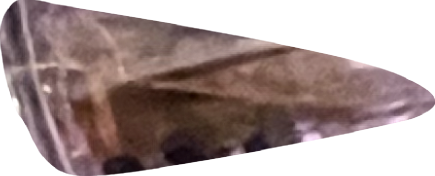
#> input picture realtestmask.png, 435 x 176 px
$ python -i train_data_process.py   (imports and definitions only)
#> lines starting #> are read from the running program, lines starting #| are printed output that depends on the picture; after the words box and inside, x2 and y2 are one past the last pixel; in counts of white or black regions, pixels touching at a corner belong together
import os
import numpy as np
import csv
import hashlib
from PIL import Image
import cv2

def filter_largest_region(alpha_channel, min_size=500):
    """
    只保留面积最大的连通区域，去除所有其他小的噪点。
    使用OpenCV的连通区域分析来过滤掉小的噪声。
    """
    num_labels, labels, stats, _ = cv2.connectedComponentsWithStats(alpha_channel, connectivity=8)

    if num_labels <= 1:
        return alpha_channel

    filtered_image = np.zeros_like(alpha_channel, dtype=np.uint8)

    for i in range(1, num_labels):
        area = stats[i, cv2.CC_STAT_AREA]
        if area >= min_size:
            filtered_image[labels == i] = 255

    return filtered_image


def crop_and_resize_image(image_path, output_path, target_size=(512, 512), object_ratio=0.9, min_region_size=500, alpha_threshold=128):
#> called with image_path = 'realtestmask.png', output_path = 'out.png', target_size = (512, 512), object_ratio = 0.9, min_region_size = 500, alpha_threshold = 128
    with Image.open(image_path) as img:
#> img is the input picture: PIL image 435x176 RGBA; mean R, G, B, A 82.9, 65.6, 63.6, 162.8
        if img.mode != 'RGBA':
            img = img.convert('RGBA')

        img_array = np.array(img)
        alpha_channel = img_array[:, :, 3]
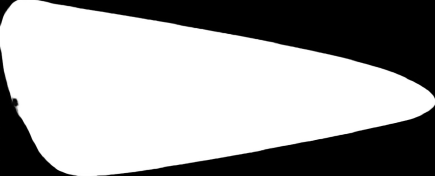
#> alpha_channel: shape (176, 435); min 0, max 255, mean 162.8
        alpha_channel = np.where(alpha_channel > alpha_threshold, 255, 0).astype(np.uint8)
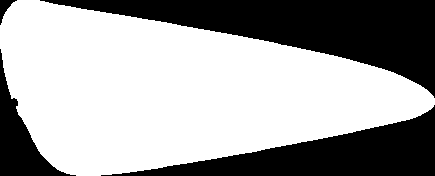
#> alpha_channel: shape (176, 435); 63.8% white; 4 black regions, box (x1, y1, x2, y2) and area: (40, 0, 435, 98) 15161, (101, 105, 435, 176) 9483, (0, 49, 76, 176) 2892, (0, 0, 17, 25) 163
        largest_alpha = filter_largest_region(alpha_channel, min_size=min_region_size)
#> in filter_largest_region, `num_labels, labels, stats, _ = cv2.connectedComponentsWithStats(alpha_..`: num_labels = 2; stats = [[0, 0, 435, 176, 27699], [0, 0, 435, 176, 48861]]
#> the loop in filter_largest_region, `for i in range(1, num_labels):` made 1 pass
#> area on pass 1: 48861
        non_transparent = np.where(largest_alpha > 0)
#> non_transparent = 48861 positions, rows 0 to 175, columns 0 to 434

        if len(non_transparent[0]) == 0 or len(non_transparent[1]) == 0:
            resized_img = img.resize(target_size, Image.Resampling.LANCZOS)
            resized_img.save(output_path, "PNG")
            return

        top, bottom = np.min(non_transparent[0]), np.max(non_transparent[0])
#> top = 0; bottom = 175
        left, right = np.min(non_transparent[1]), np.max(non_transparent[1])
#> left = 0; right = 434
        cropped_img = img.crop((left, top, right, bottom))

        target_width = int(target_size[0] * object_ratio)
        target_height = int(target_size[1] * object_ratio)
        width, height = cropped_img.size
#> width = 434; height = 175
        scale_w = target_width / width
#> scale_w = 1.06
        scale_h = target_height / height
#> scale_h = 2.63
        scale = min(scale_w, scale_h)
#> scale = 1.06

        new_width = int(width * scale)
#> new_width = 460
        new_height = int(height * scale)
#> new_height = 185
        resized_img = cropped_img.resize((new_width, new_height), Image.Resampling.LANCZOS)

        new_img = Image.new("RGBA", target_size, (255, 255, 255, 0))
        x_pos = (target_size[0] - new_width) // 2
#> x_pos = 26
        y_pos = (target_size[1] - new_height) // 2
#> y_pos = 163
        new_img.paste(resized_img, (x_pos, y_pos), resized_img)
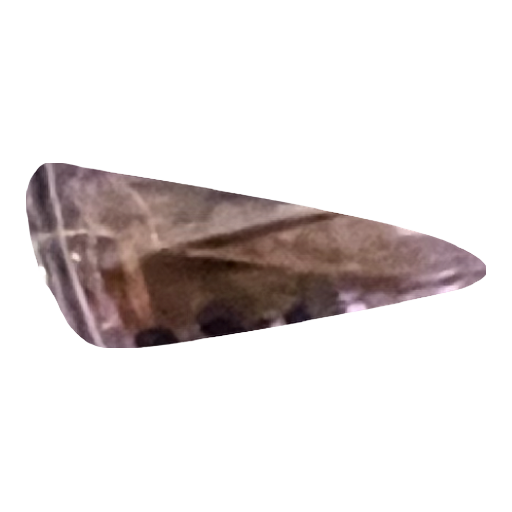
#> new_img: PIL image 512x512 RGBA; mean R, G, B, A 227.1, 221.5, 220.8, 53; transparent parts drawn white
        new_img.save(output_path, "PNG")


# [68 lines left out: functions create_output_structure, find_liquid_dirs, not called in this run]


# [15 lines not run here, left out]

>>> result = crop_and_resize_image('realtestmask.png', 'out.png')
